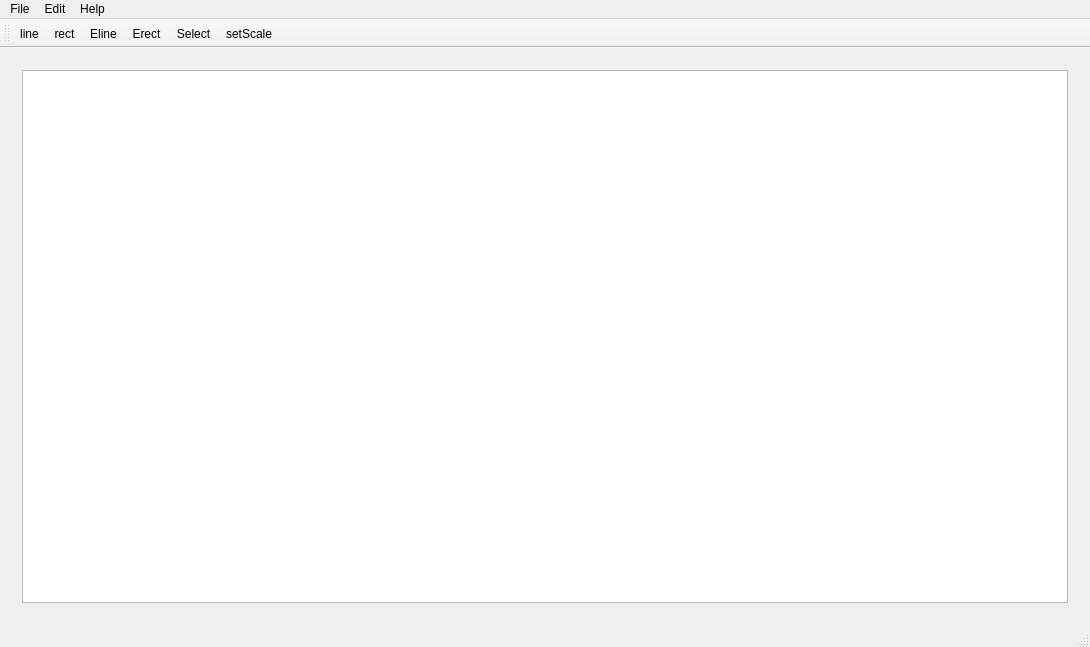
<?xml version="1.0" encoding="UTF-8"?>
<ui version="4.0">
 <class>MainWindow</class>
 <widget class="QMainWindow" name="MainWindow">
  <property name="geometry">
   <rect>
    <x>0</x>
    <y>0</y>
    <width>1090</width>
    <height>647</height>
   </rect>
  </property>
  <property name="windowTitle">
   <string>MainWindow</string>
  </property>
  <widget class="QWidget" name="centralWidget">
   <layout class="QHBoxLayout" name="horizontalLayout_2">
    <item>
     <widget class="QStackedWidget" name="stackedWidget">
      <property name="currentIndex">
       <number>0</number>
      </property>
      <widget class="QWidget" name="Page1">
       <layout class="QHBoxLayout" name="horizontalLayout">
        <item>
         <widget class="QGraphicsView" name="graphicsView"/>
        </item>
       </layout>
      </widget>
      <widget class="QWidget" name="Page2">
       <layout class="QGridLayout" name="gridLayout">
        <item row="0" column="0">
         <layout class="QHBoxLayout" name="horizontalLayout_3">
          <item>
           <widget class="QTableWidget" name="tableWidget_2"/>
          </item>
          <item>
           <widget class="QTableWidget" name="tableWidget"/>
          </item>
         </layout>
        </item>
       </layout>
      </widget>
     </widget>
    </item>
   </layout>
  </widget>
  <widget class="QStatusBar" name="statusBar"/>
  <widget class="QMenuBar" name="menuBar">
   <property name="geometry">
    <rect>
     <x>0</x>
     <y>0</y>
     <width>1090</width>
     <height>21</height>
    </rect>
   </property>
   <widget class="QMenu" name="menuEdit">
    <property name="title">
     <string>Edit</string>
    </property>
    <addaction name="actionImport"/>
    <addaction name="actionDelete"/>
    <addaction name="actionLayout_Tab"/>
    <addaction name="actionData_Tab"/>
    <addaction name="actionShow_Dimensions"/>
   </widget>
   <widget class="QMenu" name="menuHelp">
    <property name="title">
     <string>Help</string>
    </property>
    <addaction name="actionAbout"/>
    <addaction name="actionTips"/>
   </widget>
   <widget class="QMenu" name="menuMain">
    <property name="title">
     <string>File</string>
    </property>
    <addaction name="actionNew"/>
    <addaction name="actionOpen"/>
    <addaction name="actionSave"/>
    <addaction name="separator"/>
    <addaction name="actionExit"/>
   </widget>
   <addaction name="menuMain"/>
   <addaction name="menuEdit"/>
   <addaction name="menuHelp"/>
  </widget>
  <widget class="QToolBar" name="mainToolBar">
   <attribute name="toolBarArea">
    <enum>TopToolBarArea</enum>
   </attribute>
   <attribute name="toolBarBreak">
    <bool>false</bool>
   </attribute>
   <addaction name="actionline"/>
   <addaction name="actionRect"/>
   <addaction name="actionEline"/>
   <addaction name="actionErect"/>
   <addaction name="actionSelect"/>
   <addaction name="actionsetScale"/>
  </widget>
  <action name="actionRect">
   <property name="checkable">
    <bool>true</bool>
   </property>
   <property name="text">
    <string>rect</string>
   </property>
   <property name="toolTip">
    <string>&lt;html&gt;&lt;head/&gt;&lt;body&gt;&lt;p&gt;Draw a rectangular plot&lt;/p&gt;&lt;p&gt;using a corner rectangle&lt;/p&gt;&lt;/body&gt;&lt;/html&gt;</string>
   </property>
  </action>
  <action name="actionOpen">
   <property name="text">
    <string>Open</string>
   </property>
   <property name="shortcut">
    <string>Ctrl+O</string>
   </property>
  </action>
  <action name="actionSave">
   <property name="text">
    <string>Save</string>
   </property>
   <property name="shortcut">
    <string>Ctrl+S</string>
   </property>
  </action>
  <action name="actionExit">
   <property name="text">
    <string>Exit</string>
   </property>
  </action>
  <action name="actionAbout">
   <property name="text">
    <string>About</string>
   </property>
  </action>
  <action name="actionline">
   <property name="checkable">
    <bool>true</bool>
   </property>
   <property name="text">
    <string>line</string>
   </property>
   <property name="toolTip">
    <string>&lt;html&gt;&lt;head/&gt;&lt;body&gt;&lt;p&gt;Draw a line element, multiple&lt;/p&gt;&lt;p&gt;connected lines form a plot&lt;/p&gt;&lt;/body&gt;&lt;/html&gt;</string>
   </property>
  </action>
  <action name="actionSelect">
   <property name="checkable">
    <bool>true</bool>
   </property>
   <property name="text">
    <string>Select</string>
   </property>
   <property name="toolTip">
    <string>&lt;html&gt;&lt;head/&gt;&lt;body&gt;&lt;p&gt;Clear drawing mode &lt;/p&gt;&lt;p&gt;and select images&lt;/p&gt;&lt;/body&gt;&lt;/html&gt;</string>
   </property>
  </action>
  <action name="actionDelete">
   <property name="icon">
    <iconset theme="Del">
     <normaloff>.</normaloff>.</iconset>
   </property>
   <property name="text">
    <string>Delete</string>
   </property>
   <property name="shortcut">
    <string>Del</string>
   </property>
  </action>
  <action name="actionNew">
   <property name="text">
    <string>New</string>
   </property>
   <property name="shortcut">
    <string>Ctrl+N</string>
   </property>
  </action>
  <action name="actionEline">
   <property name="checkable">
    <bool>true</bool>
   </property>
   <property name="text">
    <string>Eline</string>
   </property>
   <property name="toolTip">
    <string>&lt;html&gt;&lt;head/&gt;&lt;body&gt;&lt;p align=&quot;justify&quot;&gt;Exact Line: Set exact length and angle from the clicked location&lt;/p&gt;&lt;p align=&quot;justify&quot;&gt;&lt;br/&gt;&lt;/p&gt;&lt;/body&gt;&lt;/html&gt;</string>
   </property>
  </action>
  <action name="actionErect">
   <property name="checkable">
    <bool>true</bool>
   </property>
   <property name="text">
    <string>Erect</string>
   </property>
   <property name="toolTip">
    <string>&lt;html&gt;&lt;head/&gt;&lt;body&gt;&lt;p&gt;Exact Rectangle: Set exact dimesnions from the top left corner&lt;/p&gt;&lt;/body&gt;&lt;/html&gt;</string>
   </property>
  </action>
  <action name="actionsetScale">
   <property name="checkable">
    <bool>true</bool>
   </property>
   <property name="text">
    <string>setScale</string>
   </property>
   <property name="toolTip">
    <string>&lt;html&gt;&lt;head/&gt;&lt;body&gt;&lt;p&gt;Select a line and &lt;/p&gt;&lt;p&gt;declare its length&lt;/p&gt;&lt;/body&gt;&lt;/html&gt;</string>
   </property>
  </action>
  <action name="actionImport">
   <property name="text">
    <string>Import</string>
   </property>
  </action>
  <action name="actionTips">
   <property name="text">
    <string>Tips</string>
   </property>
  </action>
  <action name="actionData_Tab">
   <property name="text">
    <string>Data Tab</string>
   </property>
   <property name="shortcut">
    <string>Ctrl+Q</string>
   </property>
  </action>
  <action name="actionLayout_Tab">
   <property name="text">
    <string>Layout Tab</string>
   </property>
   <property name="shortcut">
    <string>Ctrl+W</string>
   </property>
  </action>
  <action name="actionShow_Dimensions">
   <property name="checkable">
    <bool>true</bool>
   </property>
   <property name="text">
    <string>Show Dimensions</string>
   </property>
   <property name="shortcut">
    <string>Ctrl+D</string>
   </property>
  </action>
 </widget>
 <layoutdefault spacing="6" margin="11"/>
 <resources/>
 <connections/>
</ui>
